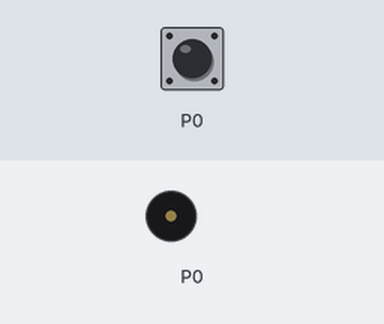
A program run on a simulated BBC micro:bit (MakeCode). Shown: buzzer (waves = sounding). The inputs (shaded band) are chosen by the test bench; at power-on: P0 LOW.

Above: at 1.2 s.
1.3 s: P0 pulled HIGH for 0.15 s
At 2.7 s:
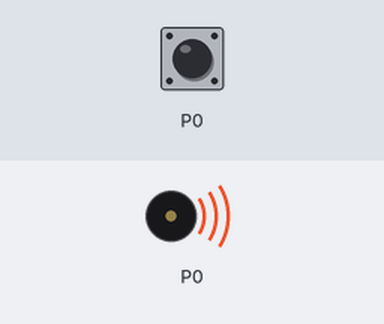
Timing chart, 0 to 4.3 s (numbered marks = the images above; inputs shaded):
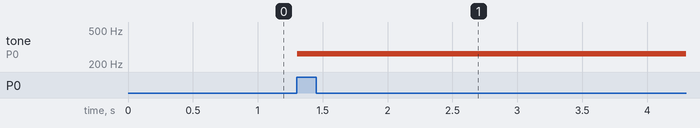

Measured:
- after the input at 1.3 s, tone on P0: silent → 262 Hz at once

The program:

main.ts
```typescript
function steam_Sensor () {
    if (pins.digitalReadPin(DigitalPin.P0) == 1) {
        return 1
    } else {
        return 0
    }
}
basic.forever(function () {
    steam_Sensor()
    if (steam_Sensor() == 1) {
        music.setVolume(255)
        music.ringTone(262)
        music.setVolume(0)
    } else {
        music.setVolume(0)
    }
})
```

test.ts
```typescript
// tests go here; this will not be compiled when this package is used as an extension.
```
